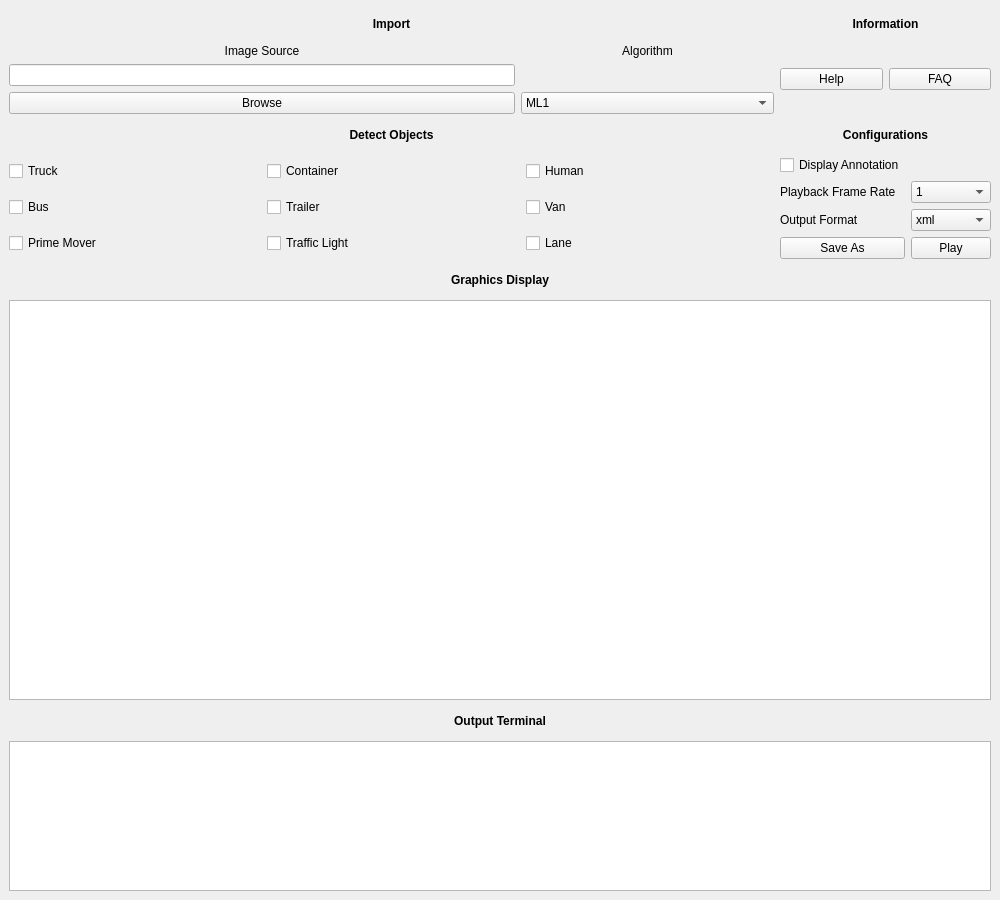
<?xml version="1.0" encoding="UTF-8"?>
<ui version="4.0">
 <class>MainWindow</class>
 <widget class="QMainWindow" name="MainWindow">
  <property name="enabled">
   <bool>true</bool>
  </property>
  <property name="geometry">
   <rect>
    <x>0</x>
    <y>0</y>
    <width>1000</width>
    <height>900</height>
   </rect>
  </property>
  <property name="sizePolicy">
   <sizepolicy hsizetype="Preferred" vsizetype="Preferred">
    <horstretch>0</horstretch>
    <verstretch>0</verstretch>
   </sizepolicy>
  </property>
  <property name="minimumSize">
   <size>
    <width>1000</width>
    <height>900</height>
   </size>
  </property>
  <property name="maximumSize">
   <size>
    <width>1000</width>
    <height>900</height>
   </size>
  </property>
  <property name="windowTitle">
   <string>MainWindow</string>
  </property>
  <widget class="QWidget" name="centralwidget">
   <layout class="QGridLayout" name="gridLayout_5">
    <item row="2" column="1">
     <widget class="QLabel" name="config_label">
      <property name="font">
       <font>
        <weight>75</weight>
        <bold>true</bold>
       </font>
      </property>
      <property name="text">
       <string>Configurations</string>
      </property>
      <property name="alignment">
       <set>Qt::AlignCenter</set>
      </property>
     </widget>
    </item>
    <item row="3" column="1">
     <layout class="QGridLayout" name="gridLayout_3">
      <item row="2" column="1">
       <widget class="QComboBox" name="outputformat_dropdown">
        <item>
         <property name="text">
          <string>xml</string>
         </property>
        </item>
        <item>
         <property name="text">
          <string>csv</string>
         </property>
        </item>
        <item>
         <property name="text">
          <string>txt</string>
         </property>
        </item>
       </widget>
      </item>
      <item row="1" column="0">
       <widget class="QLabel" name="framrate_label">
        <property name="text">
         <string>Playback Frame Rate </string>
        </property>
       </widget>
      </item>
      <item row="2" column="0">
       <widget class="QLabel" name="outputformat_label">
        <property name="text">
         <string>Output Format</string>
        </property>
       </widget>
      </item>
      <item row="3" column="1">
       <widget class="QPushButton" name="play_button">
        <property name="text">
         <string>Play</string>
        </property>
       </widget>
      </item>
      <item row="3" column="0">
       <widget class="QPushButton" name="save_button">
        <property name="text">
         <string>Save As</string>
        </property>
       </widget>
      </item>
      <item row="1" column="1">
       <widget class="QComboBox" name="framerate_dropdown">
        <item>
         <property name="text">
          <string>1</string>
         </property>
        </item>
        <item>
         <property name="text">
          <string>10</string>
         </property>
        </item>
        <item>
         <property name="text">
          <string>20</string>
         </property>
        </item>
        <item>
         <property name="text">
          <string>30</string>
         </property>
        </item>
        <item>
         <property name="text">
          <string>40</string>
         </property>
        </item>
       </widget>
      </item>
      <item row="0" column="0">
       <widget class="QCheckBox" name="displayannotation_checkbox">
        <property name="layoutDirection">
         <enum>Qt::LeftToRight</enum>
        </property>
        <property name="text">
         <string>Display Annotation</string>
        </property>
       </widget>
      </item>
     </layout>
    </item>
    <item row="2" column="0">
     <widget class="QLabel" name="detectobjects_label">
      <property name="font">
       <font>
        <weight>75</weight>
        <bold>true</bold>
       </font>
      </property>
      <property name="text">
       <string>Detect Objects</string>
      </property>
      <property name="alignment">
       <set>Qt::AlignCenter</set>
      </property>
     </widget>
    </item>
    <item row="5" column="0" colspan="2">
     <widget class="QGraphicsView" name="graphicsdisplay_image">
      <property name="enabled">
       <bool>true</bool>
      </property>
      <property name="minimumSize">
       <size>
        <width>900</width>
        <height>400</height>
       </size>
      </property>
      <property name="maximumSize">
       <size>
        <width>1000</width>
        <height>400</height>
       </size>
      </property>
      <property name="interactive">
       <bool>true</bool>
      </property>
     </widget>
    </item>
    <item row="0" column="0">
     <widget class="QLabel" name="import_label">
      <property name="font">
       <font>
        <weight>75</weight>
        <bold>true</bold>
       </font>
      </property>
      <property name="text">
       <string>Import</string>
      </property>
      <property name="alignment">
       <set>Qt::AlignCenter</set>
      </property>
     </widget>
    </item>
    <item row="6" column="0" colspan="2">
     <widget class="QLabel" name="outputterminal_label">
      <property name="font">
       <font>
        <weight>75</weight>
        <bold>true</bold>
       </font>
      </property>
      <property name="text">
       <string>Output Terminal</string>
      </property>
      <property name="alignment">
       <set>Qt::AlignCenter</set>
      </property>
     </widget>
    </item>
    <item row="0" column="1">
     <widget class="QLabel" name="information_label">
      <property name="font">
       <font>
        <weight>75</weight>
        <bold>true</bold>
       </font>
      </property>
      <property name="text">
       <string>Information</string>
      </property>
      <property name="alignment">
       <set>Qt::AlignCenter</set>
      </property>
     </widget>
    </item>
    <item row="1" column="1">
     <layout class="QHBoxLayout" name="horizontalLayout">
      <item>
       <widget class="QPushButton" name="help_button">
        <property name="text">
         <string>Help</string>
        </property>
       </widget>
      </item>
      <item>
       <widget class="QPushButton" name="faq_button">
        <property name="text">
         <string>FAQ</string>
        </property>
       </widget>
      </item>
     </layout>
    </item>
    <item row="1" column="0">
     <layout class="QGridLayout" name="gridLayout" rowstretch="0,0,0" columnstretch="2,1">
      <item row="2" column="0">
       <widget class="QPushButton" name="browse_button">
        <property name="sizePolicy">
         <sizepolicy hsizetype="Minimum" vsizetype="Fixed">
          <horstretch>0</horstretch>
          <verstretch>0</verstretch>
         </sizepolicy>
        </property>
        <property name="text">
         <string>Browse</string>
        </property>
       </widget>
      </item>
      <item row="0" column="0">
       <widget class="QLabel" name="imagesource_label">
        <property name="text">
         <string>Image Source</string>
        </property>
        <property name="alignment">
         <set>Qt::AlignCenter</set>
        </property>
       </widget>
      </item>
      <item row="1" column="0">
       <widget class="QLineEdit" name="file_label">
        <property name="inputMask">
         <string/>
        </property>
       </widget>
      </item>
      <item row="2" column="1">
       <widget class="QComboBox" name="algo_dropdown">
        <item>
         <property name="text">
          <string>ML1</string>
         </property>
        </item>
        <item>
         <property name="text">
          <string>ML2</string>
         </property>
        </item>
        <item>
         <property name="text">
          <string>ML3</string>
         </property>
        </item>
       </widget>
      </item>
      <item row="0" column="1">
       <widget class="QLabel" name="algo_label">
        <property name="text">
         <string>Algorithm</string>
        </property>
        <property name="alignment">
         <set>Qt::AlignCenter</set>
        </property>
       </widget>
      </item>
     </layout>
    </item>
    <item row="3" column="0">
     <layout class="QGridLayout" name="gridLayout_2" rowstretch="0,0,0">
      <property name="sizeConstraint">
       <enum>QLayout::SetFixedSize</enum>
      </property>
      <property name="spacing">
       <number>10</number>
      </property>
      <item row="2" column="2">
       <widget class="QCheckBox" name="lane_checkbox">
        <property name="text">
         <string>Lane</string>
        </property>
       </widget>
      </item>
      <item row="0" column="0">
       <widget class="QCheckBox" name="truck_checkbox">
        <property name="tabletTracking">
         <bool>true</bool>
        </property>
        <property name="autoFillBackground">
         <bool>false</bool>
        </property>
        <property name="text">
         <string>Truck</string>
        </property>
       </widget>
      </item>
      <item row="1" column="0">
       <widget class="QCheckBox" name="bus_checkbox">
        <property name="text">
         <string>Bus</string>
        </property>
       </widget>
      </item>
      <item row="2" column="1">
       <widget class="QCheckBox" name="trafficlight_checkbox">
        <property name="text">
         <string>Traffic Light</string>
        </property>
       </widget>
      </item>
      <item row="0" column="1">
       <widget class="QCheckBox" name="container_checkbox">
        <property name="text">
         <string>Container</string>
        </property>
       </widget>
      </item>
      <item row="2" column="0">
       <widget class="QCheckBox" name="primemover_checkbox">
        <property name="text">
         <string>Prime Mover</string>
        </property>
       </widget>
      </item>
      <item row="1" column="2">
       <widget class="QCheckBox" name="van_checkbox">
        <property name="text">
         <string>Van</string>
        </property>
       </widget>
      </item>
      <item row="1" column="1">
       <widget class="QCheckBox" name="trailer_checkbox">
        <property name="text">
         <string>Trailer</string>
        </property>
       </widget>
      </item>
      <item row="0" column="2">
       <widget class="QCheckBox" name="human_checkbox">
        <property name="text">
         <string>Human</string>
        </property>
       </widget>
      </item>
     </layout>
    </item>
    <item row="4" column="0" colspan="2">
     <widget class="QLabel" name="graphicdisplay_label">
      <property name="font">
       <font>
        <weight>75</weight>
        <bold>true</bold>
       </font>
      </property>
      <property name="text">
       <string>Graphics Display</string>
      </property>
      <property name="alignment">
       <set>Qt::AlignCenter</set>
      </property>
     </widget>
    </item>
    <item row="7" column="0" colspan="2">
     <widget class="QTextEdit" name="outputterminal_textedit">
      <property name="minimumSize">
       <size>
        <width>980</width>
        <height>100</height>
       </size>
      </property>
      <property name="maximumSize">
       <size>
        <width>1000</width>
        <height>150</height>
       </size>
      </property>
     </widget>
    </item>
   </layout>
  </widget>
 </widget>
 <resources/>
 <connections/>
</ui>
